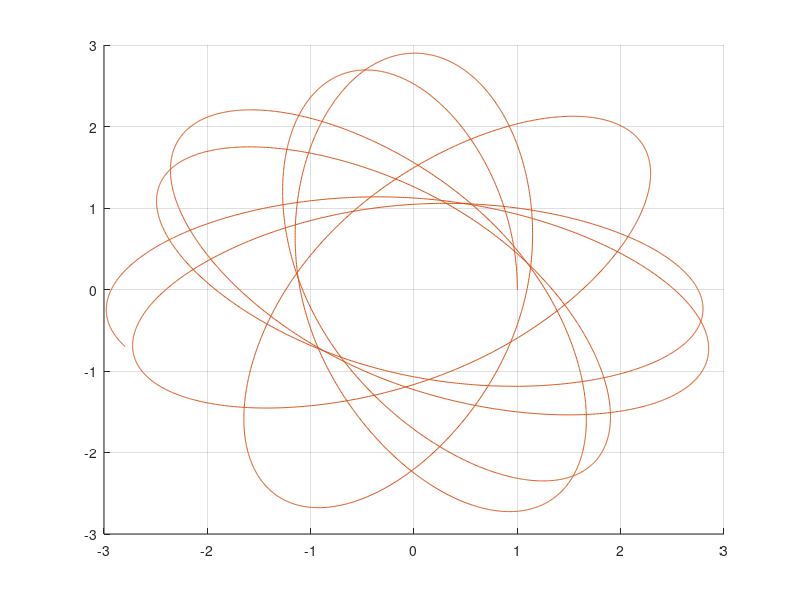

MATLAB code to generate this figure:
% Constants
dt = 0.01;
tStart = 0;
tEnd = 60;
t = tStart:dt:tEnd;
g = [0 0 -9.81];

% Initialize vectors
x = zeros(length(t),3);
xDot = zeros(length(t),3);
xDotDot = zeros(length(t),3);
y = zeros(length(t),3);
yDot = zeros(length(t),3);
yDotDot = zeros(length(t),3);

% Initial state
x(1,:) = [0 0 0];
xDot(1,:) = [0 0 0];

y(1,:) = [1 0 0];
yDot(1,:) = [0 2 0];

% Integrator
i = 1;
while t(i) < t(end)
  % Current xDotDot
  xDotDot(i,:) = -(x(i,:) - y(i,:))/(norm(x(i,:) - y(i,:))^2 + 1e-9)*0;
  yDotDot(i,:) = -(y(i,:) - x(i,:))/(norm(y(i,:) - x(i,:)) + 1e-9);

  %Integrate
  xDot(i+1,:) = xDot(i,:) + xDotDot(i,:)*dt;
  x(i+1,:) = x(i,:) + xDot(i,:)*dt + 0.5*xDotDot(i,:)*dt*dt;

  yDot(i+1,:) = yDot(i,:) + yDotDot(i,:)*dt;
  y(i+1,:) = y(i,:) + yDot(i,:)*dt + 0.5*yDotDot(i,:)*dt*dt;

  % Index variable
  i = i + 1;
end

%figure;
grid on;
hold on;
%plot(t,x(:,3));
%plot(t,xDot(:,3));
%plot(t,xDotDot(:,3));
plot3(x(:,1),x(:,2),x(:,3));
plot3(y(:,1),y(:,2),y(:,3));
x(end,3)
